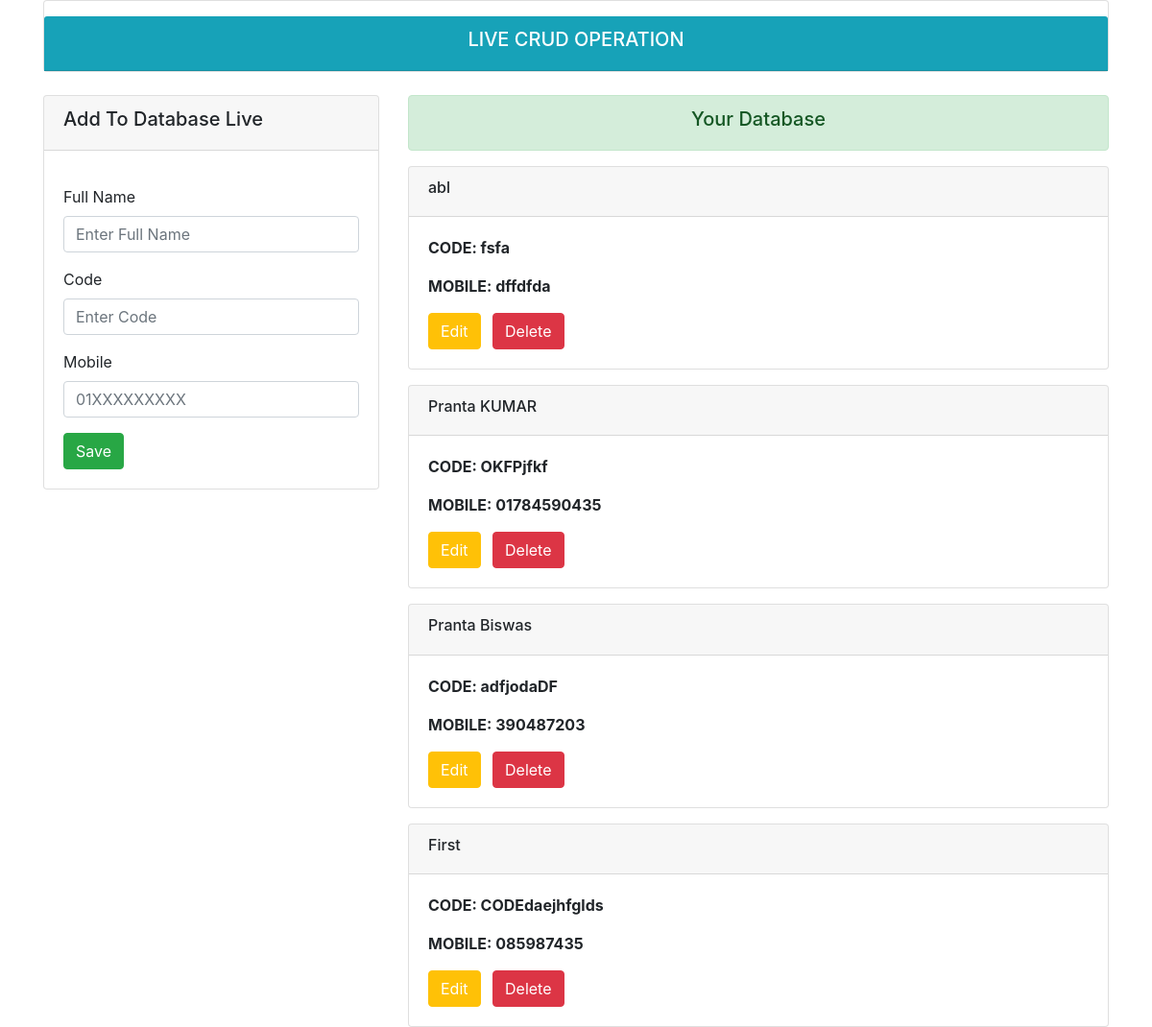
Before: / with the older database file.
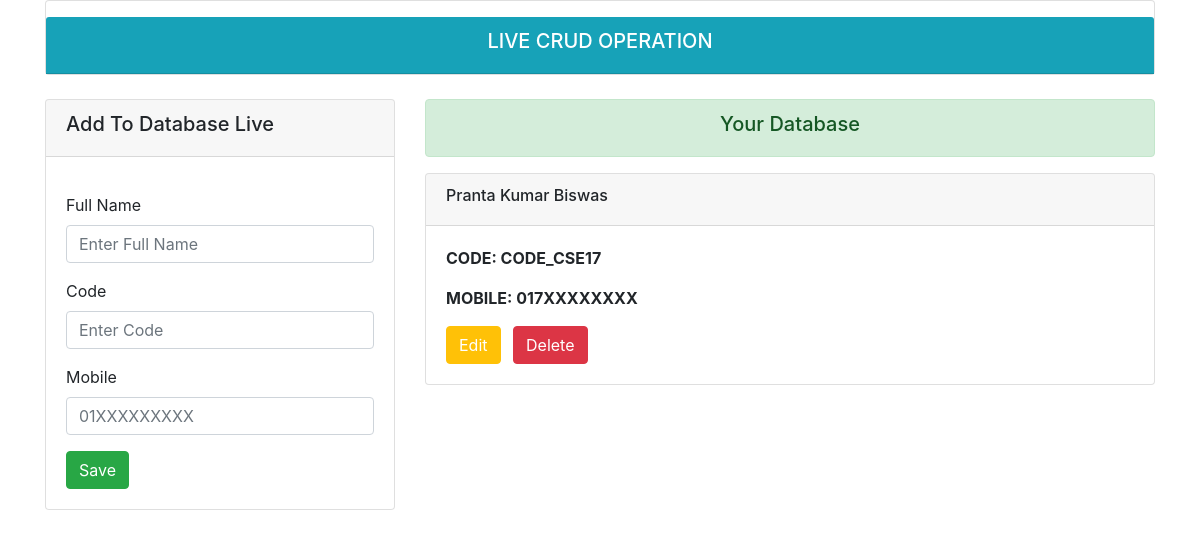
After: the same page with the newer database file.
### appapi/models.py (models this page shows)
class MyApi(models.Model):
    fullname = models.CharField( max_length=50)
    code = models.CharField( max_length=50)
    mobile = models.CharField( max_length=50)

### appapi/views.py (the view)
# urls.py: path('', views.home, name="home"),
def home(request):
    data = MyApi.objects.all().order_by('-id')
    diction = { 'data':data, }
    return render(request, 'appapi/home.html', context=diction)

### templates/appapi/home.html (shortened to what this page needs)
<!DOCTYPE html>
<html lang="en">
<head>
<link rel="stylesheet" href="https://stackpath.bootstrapcdn.com/bootstrap/4.5.2/css/bootstrap.min.css">
</head>
<body>
    <div class="container">
        <div class="card">
            <div class="card-header bg-info text-white text-center mt-3">
                <h5>LIVE CRUD OPERATION</h5>
            </div>
        </div>
        <div class="row mt-4">
                    <div class="col-md-4">
                        <div class="card">
                                    <div class="card-header"><h5>Add To Database Live</h5></div>
                                    <div class="card-body">
                                            <label class="mt-3">Full Name</label>
                                            <input type="text" class="form-control" placeholder="Enter Full Name" name="fullname" id="fullname">
                                            <label class="mt-3">Code</label>
                                            <input type="text" class="form-control" placeholder="Enter Code" name="code" id="code">
                                            <label class="mt-3">Mobile</label>
                                            <input type="text" class="form-control" placeholder="01XXXXXXXXX" name="mobile" id="mobile">
                                            <button class="btn btn-success mt-3" id="save">Save</button>
                                    </div>
                                </div>
                </div>
                <div class="col-md-8">
                    <div class="alert alert-success">
                        <h5 class="text-center">Your Database</h5>
                    </div>
                    <div id="showdata">
                    {% if data %}
                                {% for data in data %}
                                    <div class="card mt-3" id="data_id_{{data.id}}">
                                        <div class="card-header">
                                            <h6>{{ data.fullname }}</h6>
                                        </div>
                                        <div class="card-body">
                                            <p><strong>CODE: {{ data.code }}</strong></p>
                                            <p><strong>MOBILE: {{ data.mobile }}</strong></p>
                                            <button class="btn btn-warning text-white" id="edit_data" data-id="{{ data.id }}">Edit</button>
                                            <span class="ml-2">
                                                    <button class="btn btn-danger" id="delete_data" data-id="{{ data.id }}">Delete</button>
                                            </span>
                                        </div>
                                    </div>
                                    {% endfor %}
                    {% else %}
                </div>
                    <div class="alert alert-danger text-center" id="nodata">
                        <h5>NO DATA AVAILABLE</h5>
                    </div>
                    {% endif %}
                </div>
        </div>
    </div>
</body>
</html>

Changed rows visible on the page:
removed MyApi: fullname "abl", code "fsfa", mobile "dffdfda"
removed MyApi: fullname "Pranta KUMAR", code "OKFPjfkf", mobile "01784590435"
removed MyApi: fullname "Pranta Biswas", code "adfjodaDF", mobile "390487203"
removed MyApi: fullname "First", code "CODEdaejhfglds", mobile "085987435"
added MyApi: fullname "Pranta Kumar Biswas", code "CODE_CSE17", mobile "017XXXXXXXX"
